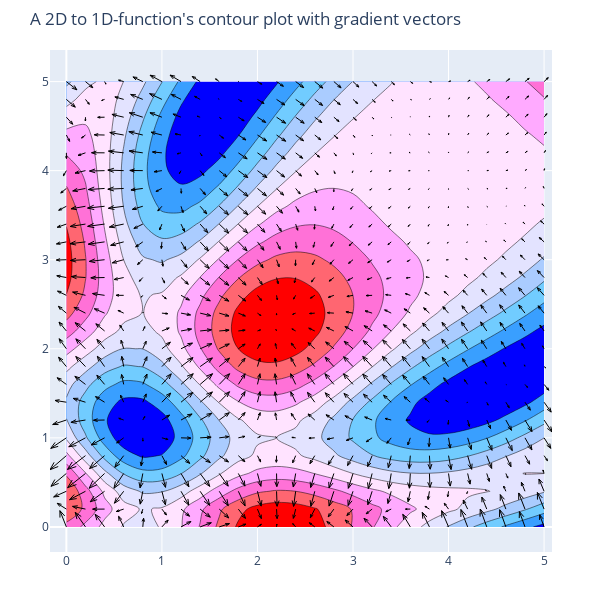
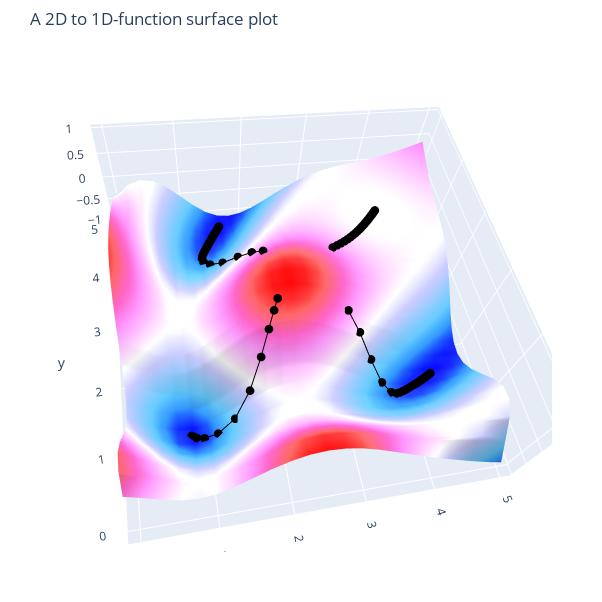

The cell these charts' notebook holds for them, in order:
### Markdown cell above
# Resultat
Testköra och experimentera med algoritmen med denna kod som bygger på det du gjort tidigiare.

### Code cell
# Experiment with these values
# - Add/move starting points to find all minima in between (0,0) and (5,5)
# - Analyze what happens with a large step size multiplier (alpha).
starting_points = [(2, 2), (2, 3), (3, 2), (3, 3)]
alpha = 0.2                
min_step_size = 0.001
max_steps = 100

# ------------------------------------------------------------------------------

# Runs gradient descent until our steps becomes too small (< min_step_size) or
# we have taken the maximum amount of steps
sim.gd_trails = []
for starting_point in starting_points:
    x, y = starting_point
    gd_trail = np.array([[x, y, f(x,y)]])
    latest_step_length = np.inf

    while latest_step_length > min_step_size and len(gd_trail) <= max_steps:
        x, y, latest_step_length = gradient_descent_step(x, y, alpha=alpha)
        gd_trail = np.append(gd_trail, [[x, y, f(x,y)]], axis=0)

    sim.gd_trails.append(gd_trail)
    print('Ran GD from f({:.2f}, {:.2f})={:5.2f} to f({:.2f}, {:.2f})={:5.2f} after {} steps.'.format(*gd_trail[0,:], *gd_trail[-1,:], len(gd_trail)))

sim.run()
